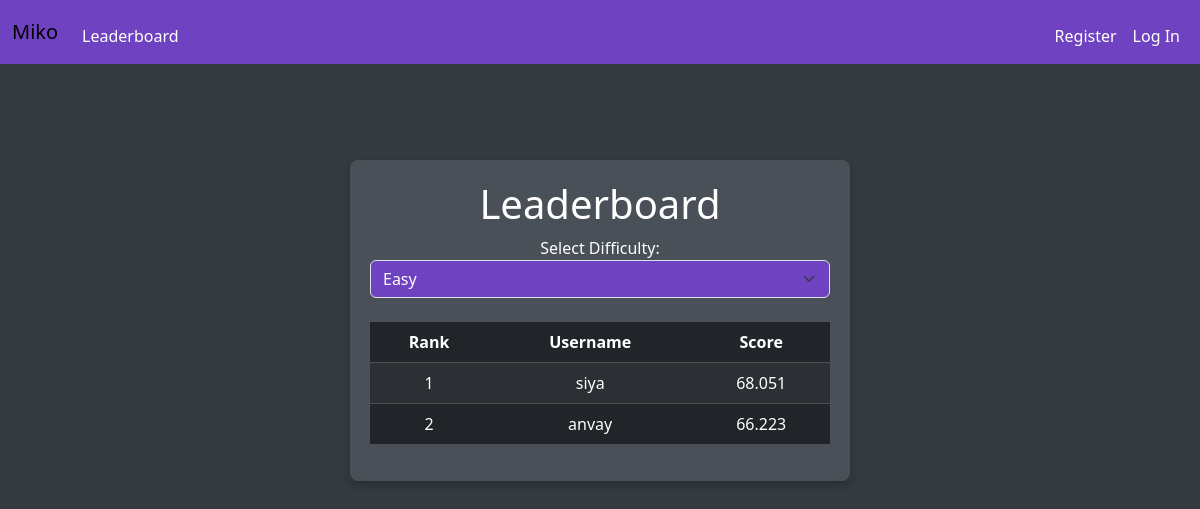
/leaderboard, run on an earlier commit of the app's database.
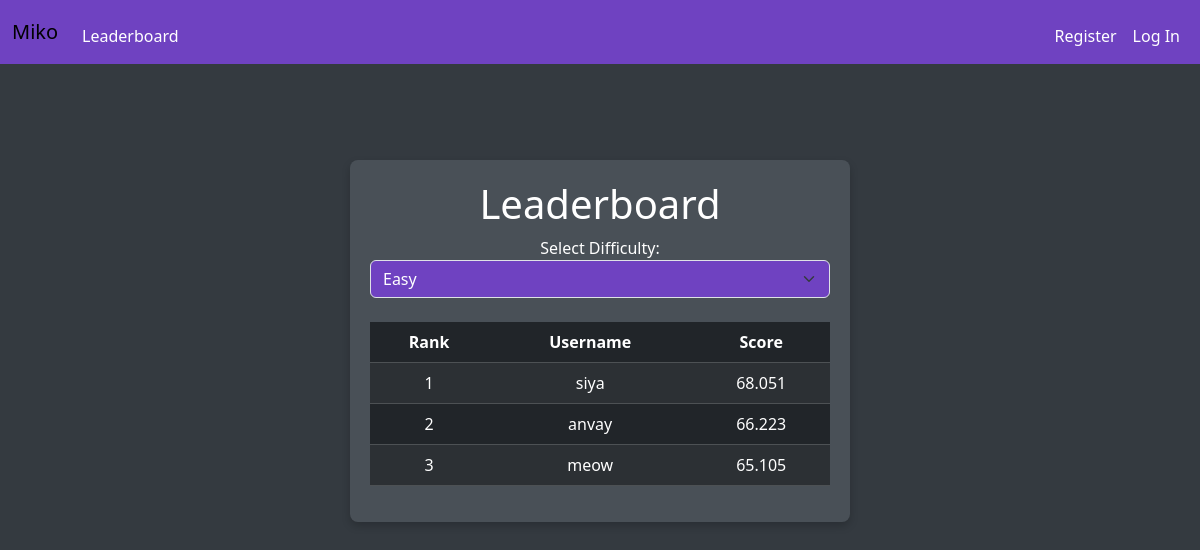
And on a later commit of the database.
### tables this page shows
CREATE TABLE leaderboard (
    user_id INTEGER NOT NULL,
    score_id INTEGER NOT NULL,
    difficulty TEXT NOT NULL,
    score INTEGER NOT NULL,
    FOREIGN KEY (user_id) REFERENCES users(id) ON DELETE CASCADE,
    FOREIGN KEY (score_id) REFERENCES scores(score_id) ON DELETE CASCADE
);

CREATE TABLE users (
    id INTEGER PRIMARY KEY AUTOINCREMENT,
    username TEXT NOT NULL UNIQUE,
    hash TEXT NOT NULL,  -- Changed from password_hash to hash
    email TEXT NOT NULL UNIQUE,
    created_at TIMESTAMP DEFAULT CURRENT_TIMESTAMP
);

### app.py (the view)
@app.route("/leaderboard")
def leaderboard():
    difficulty = request.args.get("difficulty")
    if not difficulty or difficulty.lower() not in ["medium", "hard"]:
        difficulty = "easy"
    else:
        difficulty = difficulty.lower()
    db = get_db()
    cursor = db.execute(
        """SELECT u.username, l.score
        FROM leaderboard l
        JOIN users u ON l.user_id = u.id
        WHERE l.difficulty = ?
        ORDER BY l.score DESC
        LIMIT 20""", (difficulty,)
    )
    leaderboard = cursor.fetchall()
    return render_template("leaderboard.html", difficulty=difficulty, leaderboard=leaderboard)

### app.py (called while the page is built)
def get_db():
    conn = sqlite3.connect(DATABASE)
    conn.row_factory = sqlite3.Row  # Allows us to access columns by name
    return conn

@app.after_request
def after_request(response):
    response.headers["Cache-Control"] = "no-cache, no-store, must-revalidate"
    response.headers["Expires"] = 0
    response.headers["Pragma"] = "no-cache"
    return response

### templates/leaderboard.html (shortened to what this page needs)
{% extends "layout.html" %}
{% block main %}
<div class="container mt-5">
    <h1 class="text-center">Leaderboard</h1>
    <div class="form-group">
        <label for="difficultySelect">Select Difficulty:</label>
        <select class="form-select" id="difficultySelect">
            <option value="easy" {% if difficulty == 'easy' %} selected {% endif %}>Easy</option>
        </select>
    </div>
    <table class="table table-dark table-striped mt-4">
        <thead>
            <tr>
                <th scope="col">Rank</th>
                <th scope="col">Username</th>
                <th scope="col">Score</th>
            </tr>
        </thead>
        <tbody>
            {% for entry in leaderboard %}
                <tr>
                    <td>{{ loop.index }}</td>
                    <td>{{ entry.username }}</td>
                    <td>{{ entry.score }}</td>
                </tr>
            {% endfor %}
        </tbody>
    </table>
</div>
{% endblock %}

What changed in the data, as far as the page shows it:
added leaderboard: username "meow", score "65.105"
